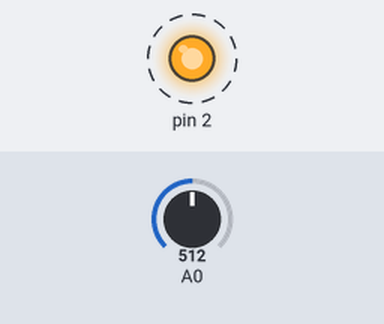
A sketch run on a simulated Arduino Uno, built with avr-gcc and run on an emulated ATmega328P. On the bench: output pins drawn as LEDs (lit = HIGH). Dashed ring = blinking. The inputs (shaded band) are chosen by the test bench; at power-on: A0 = 512. What the sketch prints to the serial monitor is not drawn.

Above: at 0.7 s.
Timing chart, 0 to 4.6 s (numbered marks = the images above):
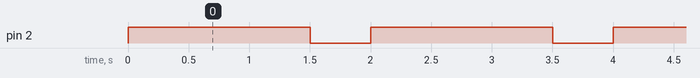

The sketch:

tpArduinoCouffinJobert.ino
```cpp
/* COUFFIN Manon
   JOBERT Pauline
      1A SRI        */

void setup() {

 //on definit la frequence de transmission a 19200 bauds
 Serial.begin(19200);
 //on définit le port 2 analogique en sortie, sur lequel on branche la LED
 pinMode(2, OUTPUT);


}

void loop() {

  //on recupère la valeure lue et convertie de A0 qui est compris entre 0 et 1023
  float valeur=analogRead(A0);
  //on convertie la valeur en degres avec un produit en croix, sachant que pour 5V on obtient 1023 et que pour 10mV, on a 1 degre
  Serial.println(valeur*330.0/1023.0);
  //on eclaire la LED (qui peut prendre une valeur entre 0 et 255), on divise donc le resultat par 4 car le resultat max est 1023 et 1023/4 = 255
  analogWrite(2, valeur/4);
  delay(1000);

  //faire clignoter la LED
  analogWrite(2, 255);
  delay(500);
  analogWrite(2,0);
  delay(500);


}
```

Measured:
- by itself, pin 2: alternates HIGH for 1.5 s and LOW for 0.50 s
